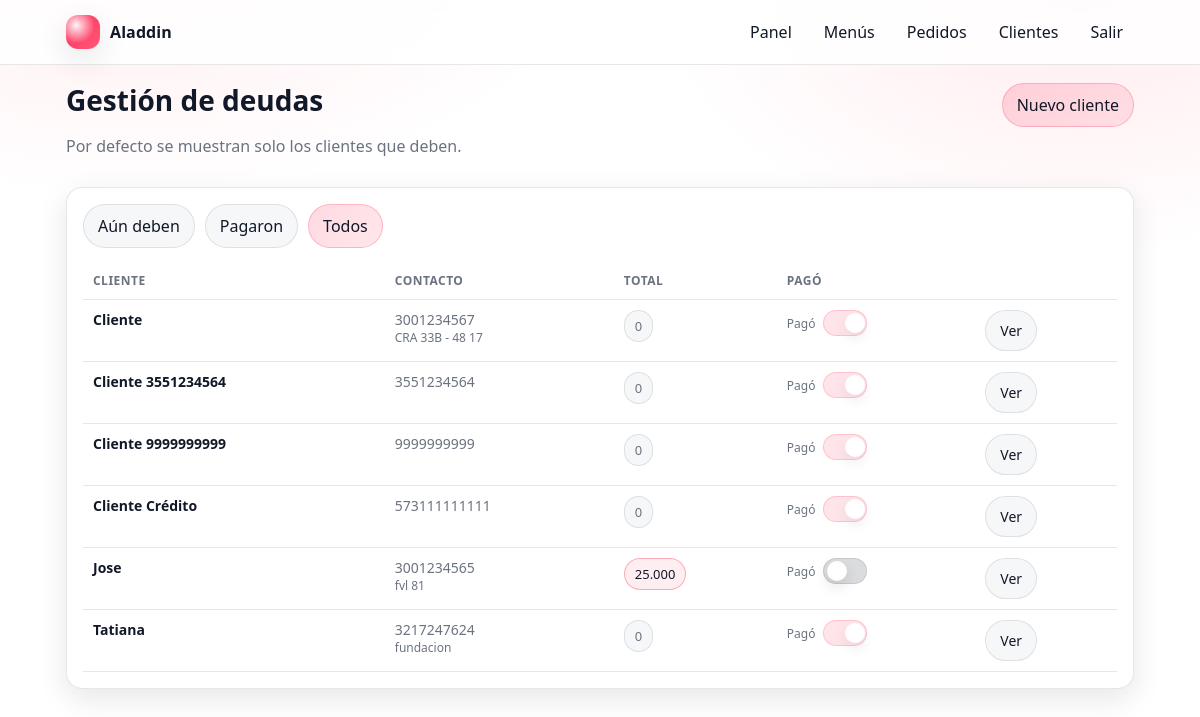
Screenshot of /credits/customers/?status=all (signed in) with the database file from the repository.
### credits/models.py (models this page shows, shortened)
class Customer(TimeStampedUUIDModel):
    restaurant = models.ForeignKey(
        "restaurants.Restaurant", on_delete=models.CASCADE, related_name="customers"
    )
    full_name = models.CharField(max_length=255)
    phone = models.CharField(max_length=32, blank=True)
    address = models.CharField(max_length=255, blank=True)
    email = models.EmailField(blank=True)
    document_id = models.CharField(max_length=64, blank=True)
    notes = models.TextField(blank=True)
    is_active = models.BooleanField(default=True)
    class Meta:
        constraints = [
            models.UniqueConstraint(
                fields=["restaurant", "full_name"], name="uniq_customer_name_per_restaurant"
            )
        ]
        ordering = ["full_name"]

### credits/views.py (the view)
# urls.py: path("customers/", CustomerListView.as_view(), name="customers_list"),
class CustomerListView(LoginRequiredMixin, RestaurantRequiredMixin, ListView):
    template_name = "credits/customer_list.html"
    model = Customer
    context_object_name = "customers"
    def get_queryset(self):
        status = (self.request.GET.get("status") or "due").strip().lower()
        diff = ExpressionWrapper(
            F("debts__amount_original") - F("debts__amount_paid"),
            output_field=DecimalField(max_digits=12, decimal_places=2),
        )
        outstanding_expr = Coalesce(
            Sum(
                Case(
                    When(debts__status=DebtStatus.OPEN, then=diff),
                    default=Value(Decimal("0.00")),
                    output_field=DecimalField(max_digits=12, decimal_places=2),
                )
            ),
            Value(Decimal("0.00")),
        )
        qs = (
            Customer.objects.filter(restaurant=self.restaurant, is_active=True)
            .annotate(outstanding=outstanding_expr)
            .order_by("full_name")
        )
        if status == "paid":
            qs = qs.filter(outstanding__lte=Decimal("0.00"))
        elif status == "all":
            pass
        else:  # due (default)
            qs = qs.filter(outstanding__gt=Decimal("0.00"))
        return qs
    def get_context_data(self, **kwargs):
        ctx = super().get_context_data(**kwargs)
        status = (self.request.GET.get("status") or "due").strip().lower()
        ctx["status_filter"] = status if status in ("due", "paid", "all") else "due"
        return ctx

### common/templatetags/money.py (called while the page is built)
@register.filter(name="money")
def money(value):
    if value is None or value == "":
        return ""
    try:
        d = Decimal(str(value))
    except (InvalidOperation, ValueError, TypeError):
        try:
            i = int(value)
        except Exception:
            return str(value)
        return f"{i:,}".replace(",", ".")
    d0 = d.quantize(Decimal("1"), rounding=ROUND_HALF_UP)
    i = int(d0)
    return f"{i:,}".replace(",", ".")

### restaurants/mixins.py (called while the page is built)
    def dispatch(self, request, *args, **kwargs):
        self.restaurant = get_restaurant_for_user(user=request.user)
        if self.restaurant is None:
            raise Http404("No tienes un restaurante asignado.")
        return super().dispatch(request, *args, **kwargs)

### restaurants/selectors.py (called while the page is built)
def get_restaurant_for_user(*, user) -> Restaurant | None:
    membership = (
        RestaurantMembership.objects.filter(user=user, is_active=True)
        .select_related("restaurant")
        .first()
    )
    return membership.restaurant if membership else None

### templates/credits/customer_list.html (shortened to what this page needs)
{% extends "base.html" %}
{% load money %}
{% block content %}
  <div class="grid">
    <div class="col-12" style="display:flex; align-items: baseline; justify-content: space-between; gap: 12px; flex-wrap: wrap;">
      <div>
        <h1 class="h1">Gestión de deudas</h1>
        <p class="muted">Por defecto se muestran solo los clientes que deben.</p>
      </div>
      <a class="btn btn-primary" href="{% url 'credits:customers_new' %}">Nuevo cliente</a>
    </div>
    <div class="col-12">
      <div class="card">
        <div class="card-body">
          <div style="display:flex; gap: 10px; flex-wrap: wrap; margin-bottom: 14px;">
            <a class="btn {% if status_filter == 'due' %}btn-primary{% endif %}" href="?status=due">Aún deben</a>
            <a class="btn {% if status_filter == 'paid' %}btn-primary{% endif %}" href="?status=paid">Pagaron</a>
            <a class="btn {% if status_filter == 'all' %}btn-primary{% endif %}" href="?status=all">Todos</a>
          </div>
          {% if customers %}
            <div class="table-scroll">
              <table class="table" style="min-width: 900px;">
                <thead>
                  <tr class="muted">
                    <th>Cliente</th>
                    <th>Contacto</th>
                    <th>Total</th>
                    <th>Pagó</th>
                    <th></th>
                  </tr>
                </thead>
                <tbody>
                  {% for c in customers %}
                    {% include "credits/_customer_row.html" with c=c %}
                  {% endfor %}
                </tbody>
              </table>
            </div>
          {% else %}
            <div class="muted">No hay clientes para este filtro.</div>
          {% endif %}
        </div>
      </div>
    </div>
  </div>
{% endblock %}

### templates/credits/_customer_row.html (shortened to what this page needs)
{% load money %}
<tr id="customer-{{ c.id }}">
  <td style="padding:10px; border-bottom: 1px solid var(--border); font-weight:700;">
    {{ c.full_name }}
  </td>
  <td style="padding:10px; border-bottom: 1px solid var(--border);">
    <div class="muted">{{ c.phone|default:"—" }}</div>
    {% if c.address %}<div class="muted" style="font-size:12px;">{{ c.address }}</div>{% endif %}
  </td>
  <td style="padding:10px; border-bottom: 1px solid var(--border);">
    {% if c.outstanding %}
      <span class="chip chip--urgent">{{ c.outstanding|money }}</span>
    {% else %}
      <span class="chip">0</span>
    {% endif %}
  </td>
  <td style="padding:10px; border-bottom: 1px solid var(--border);">
    <span style="display:inline-flex; align-items:center; gap: 8px;">
      <span class="muted" style="font-size:12px;">Pagó</span>
      <form
        method="post"
        action="{% url 'credits:customers_mark_paid' c.id %}"
        hx-post="{% url 'credits:customers_mark_paid' c.id %}"
        hx-target="#customer-{{ c.id }}"
        hx-swap="outerHTML"
        style="margin:0;"
      >
        <label class="switch" title="Marcar como pagado" style="margin:0; {% if not c.outstanding %}opacity:0.65;{% endif %}">
          <span class="slider"></span>
        </label>
      </form>
    </span>
  </td>
  <td style="padding:10px; border-bottom: 1px solid var(--border);">
    <a class="btn" href="{% url 'credits:customers_detail' c.id %}">Ver</a>
  </td>
</tr>

### static/app.css (style rules this page uses)
:root { --bg: #ffffff; --surface: #ffffff; --surface-2: #f6f7f9; --text: #111827; --muted: #6b7280; --brand: #ff2d55; --brand-2: #ff5a7a; --danger: #ef4444; --border: rgba(17, 24, 39, 0.10); --shadow: 0 10px 30px rgba(17, 24, 39, 0.10); --radius: 16px; --radius-sm: 12px; }
* { box-sizing: border-box; }
html, body { height: 100%; }
body { margin: 0; font-family: system-ui, -apple-system, Segoe UI, Roboto, Arial, sans-serif; background: radial-gradient(900px 500px at 10% -10%, rgba(255, 45, 85, 0.10), transparent 55%), radial-gradient(700px 420px at 90% 0%, rgba(255, 90, 122, 0.12), transparent 60%), var(--bg); color: var(--text); }
a { color: inherit; text-decoration: none; }
.card { background: var(--surface); border: 1px solid var(--border); border-radius: var(--radius); box-shadow: var(--shadow); }
.card-body { padding: 16px; }
.grid { display: grid; grid-template-columns: repeat(12, 1fr); gap: 14px; }
.col-12 { grid-column: span 12; }
label { display: block; margin-bottom: 6px; color: var(--muted); font-size: 14px; }
.btn { display: inline-flex; align-items: center; justify-content: center; gap: 8px; padding: 10px 14px; border-radius: 999px; border: 1px solid var(--border); background: var(--surface-2); color: var(--text); cursor: pointer; text-decoration: none; }
.btn-primary { border-color: rgba(255, 45, 85, 0.25); background: linear-gradient(135deg, rgba(255, 45, 85, 0.18), rgba(255, 90, 122, 0.14)); }
.muted { color: var(--muted); }
.h1 { font-size: 28px; margin: 0 0 6px; }
table { font-size: 14px; }
th { font-size: 12px; text-transform: uppercase; letter-spacing: 0.04em; }
.table-scroll { overflow: auto; -webkit-overflow-scrolling: touch; }
.table { width: 100%; border-collapse: collapse; }
.table th, .table td { padding: 10px; border-bottom: 1px solid var(--border); text-align: left; vertical-align: top; }
.table th { white-space: nowrap; }
.chip { display: inline-flex; align-items: center; gap: 6px; padding: 6px 10px; border-radius: 999px; background: var(--surface-2); border: 1px solid var(--border); color: var(--muted); font-size: 13px; }
.chip--urgent { border-color: rgba(255, 45, 85, 0.35); background: rgba(255, 45, 85, 0.08); color: var(--text); }
.switch { position: relative; display: inline-block; width: 44px; height: 26px; }
.slider { position: absolute; cursor: pointer; inset: 0; background: rgba(17, 24, 39, 0.15); border: 1px solid var(--border); transition: 0.2s; border-radius: 999px; }
.slider:before { position: absolute; content: ""; height: 20px; width: 20px; left: 3px; top: 50%; transform: translateY(-50%); background: white; box-shadow: 0 6px 14px rgba(17, 24, 39, 0.12); transition: 0.2s; border-radius: 999px; }
.switch input:checked + .slider { background: rgba(255, 45, 85, 0.20); border-color: rgba(255, 45, 85, 0.30); }
.switch input:checked + .slider:before { transform: translate(18px, -50%); }

### rows the page displays
Customer: full_name "Cliente", phone "3001234567", address "CRA 33B - 48 17"
Customer: full_name "Cliente 3551234564", phone "3551234564", shows "0"
Customer: full_name "Cliente 9999999999", phone "9999999999", shows "0"
Customer: full_name "Cliente Crédito", phone "573111111111", shows "0"
Customer: full_name "Jose", phone "3001234565", address "fvl 81", outstanding "25.000"
Customer: full_name "Tatiana", phone "3217247624", address "fundacion", shows "0"
